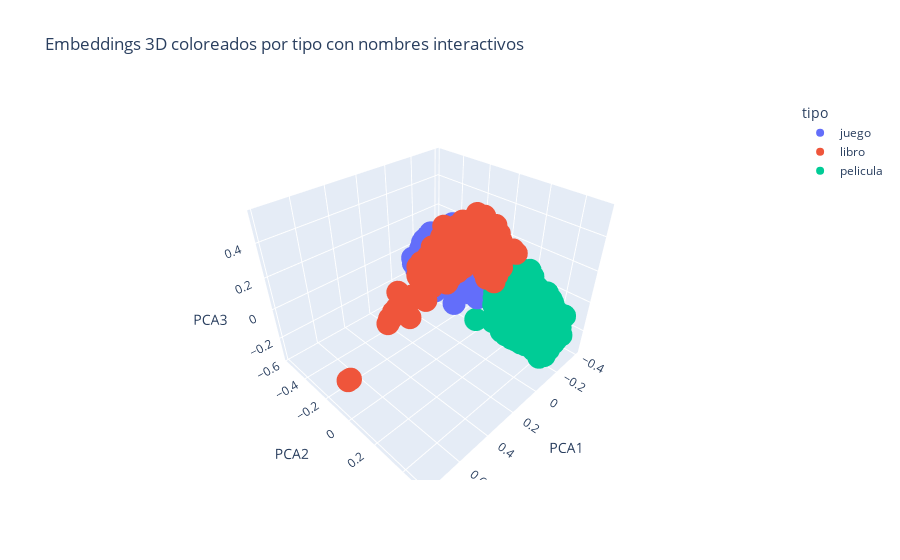

Write notebook code for a chart like this one.
### Code cell
plotear_embeddings_3d(df_embedings_totales, dataset_juegos,dataset_libros_resumido, dataset_peliculas)

### Figure 1 — Plotly figure (JSON) as saved in the notebook; plotly's stock layout.template omitted (floating-point values rounded to 4 significant figures; data arrays with more than 128 entries replaced by an {"elided": "..."} marker saying what was removed)
{"data": [{"hovertemplate": "<b>%{hovertext}</b><br><br>tipo=juego<br>PCA1=%{x}<br>PCA2=%{y}<br>PCA3=%{z}<extra></extra>", "hovertext": {"elided": "1000 str values"}, "legendgroup": "juego", "marker": {"color": "#636efa", "symbol": "circle"}, "mode": "markers", "name": "juego", "scene": "scene", "showlegend": true, "type": "scatter3d", "x": {"elided": "1000 float values"}, "y": {"elided": "1000 float values"}, "z": {"elided": "1000 float values"}}, {"hovertemplate": "<b>%{hovertext}</b><br><br>tipo=libro<br>PCA1=%{x}<br>PCA2=%{y}<br>PCA3=%{z}<extra></extra>", "hovertext": {"elided": "1000 str values"}, "legendgroup": "libro", "marker": {"color": "#EF553B", "symbol": "circle"}, "mode": "markers", "name": "libro", "scene": "scene", "showlegend": true, "type": "scatter3d", "x": {"elided": "1000 float values"}, "y": {"elided": "1000 float values"}, "z": {"elided": "1000 float values"}}, {"hovertemplate": "<b>%{hovertext}</b><br><br>tipo=pelicula<br>PCA1=%{x}<br>PCA2=%{y}<br>PCA3=%{z}<extra></extra>", "hovertext": {"elided": "1000 str values"}, "legendgroup": "pelicula", "marker": {"color": "#00cc96", "symbol": "circle"}, "mode": "markers", "name": "pelicula", "scene": "scene", "showlegend": true, "type": "scatter3d", "x": {"elided": "1000 float values"}, "y": {"elided": "1000 float values"}, "z": {"elided": "1000 float values"}}], "layout": {"legend": {"title": {"text": "tipo"}, "tracegroupgap": 0}, "scene": {"domain": {"x": [0, 1], "y": [0, 1]}, "xaxis": {"title": {"text": "PCA1"}}, "yaxis": {"title": {"text": "PCA2"}}, "zaxis": {"title": {"text": "PCA3"}}}, "title": {"text": "Embeddings 3D coloreados por tipo con nombres interactivos"}}}
